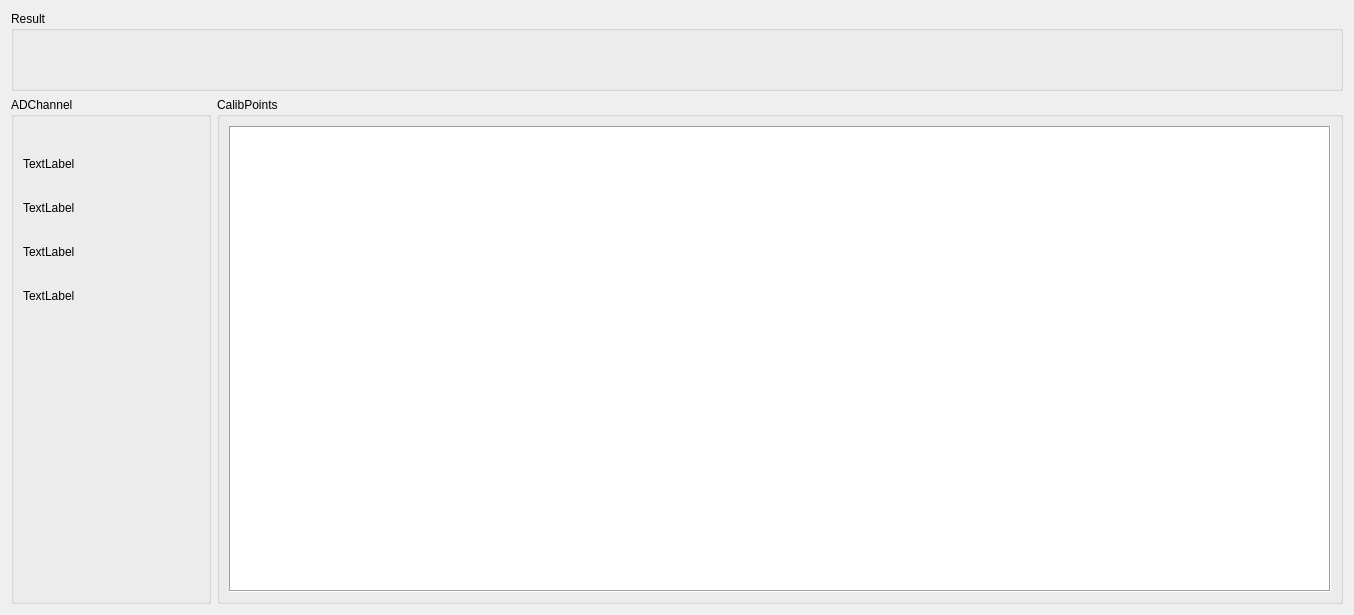
<?xml version="1.0" encoding="UTF-8"?>
<ui version="4.0">
 <class>CalibWidget</class>
 <widget class="QWidget" name="CalibWidget">
  <property name="geometry">
   <rect>
    <x>0</x>
    <y>0</y>
    <width>1354</width>
    <height>615</height>
   </rect>
  </property>
  <property name="windowTitle">
   <string>Form</string>
  </property>
  <layout class="QVBoxLayout" name="verticalLayout">
   <item>
    <widget class="QGroupBox" name="groupBox_6">
     <property name="sizePolicy">
      <sizepolicy hsizetype="Preferred" vsizetype="Fixed">
       <horstretch>0</horstretch>
       <verstretch>0</verstretch>
      </sizepolicy>
     </property>
     <property name="minimumSize">
      <size>
       <width>80</width>
       <height>80</height>
      </size>
     </property>
     <property name="title">
      <string>Result</string>
     </property>
     <widget class="QLabel" name="label_2">
      <property name="geometry">
       <rect>
        <x>10</x>
        <y>30</y>
        <width>16</width>
        <height>21</height>
       </rect>
      </property>
      <property name="text">
       <string/>
      </property>
      <property name="alignment">
       <set>Qt::AlignCenter</set>
      </property>
     </widget>
    </widget>
   </item>
   <item>
    <layout class="QHBoxLayout" name="horizontalLayout">
     <item>
      <widget class="QGroupBox" name="groupBox_10">
       <property name="minimumSize">
        <size>
         <width>200</width>
         <height>0</height>
        </size>
       </property>
       <property name="title">
        <string>ADChannel</string>
       </property>
       <layout class="QVBoxLayout" name="verticalLayout_10">
        <property name="spacing">
         <number>30</number>
        </property>
        <property name="topMargin">
         <number>40</number>
        </property>
        <item>
         <widget class="QLabel" name="lblAD1_2">
          <property name="text">
           <string>TextLabel</string>
          </property>
         </widget>
        </item>
        <item>
         <widget class="QLabel" name="lblAD2_2">
          <property name="text">
           <string>TextLabel</string>
          </property>
         </widget>
        </item>
        <item>
         <widget class="QLabel" name="lblAD3_2">
          <property name="text">
           <string>TextLabel</string>
          </property>
         </widget>
        </item>
        <item>
         <widget class="QLabel" name="lblAD4_2">
          <property name="text">
           <string>TextLabel</string>
          </property>
         </widget>
        </item>
        <item>
         <spacer name="verticalSpacer_3">
          <property name="orientation">
           <enum>Qt::Vertical</enum>
          </property>
          <property name="sizeHint" stdset="0">
           <size>
            <width>20</width>
            <height>40</height>
           </size>
          </property>
         </spacer>
        </item>
       </layout>
      </widget>
     </item>
     <item>
      <widget class="QGroupBox" name="groupBox_5">
       <property name="sizePolicy">
        <sizepolicy hsizetype="Expanding" vsizetype="Preferred">
         <horstretch>0</horstretch>
         <verstretch>0</verstretch>
        </sizepolicy>
       </property>
       <property name="title">
        <string>CalibPoints</string>
       </property>
       <layout class="QVBoxLayout" name="verticalLayout_5">
        <item>
         <widget class="QTableWidget" name="tblCalib">
          <property name="font">
           <font>
            <pointsize>14</pointsize>
           </font>
          </property>
          <property name="frameShape">
           <enum>QFrame::Box</enum>
          </property>
          <attribute name="horizontalHeaderDefaultSectionSize">
           <number>200</number>
          </attribute>
         </widget>
        </item>
       </layout>
      </widget>
     </item>
    </layout>
   </item>
  </layout>
 </widget>
 <resources/>
 <connections/>
</ui>
